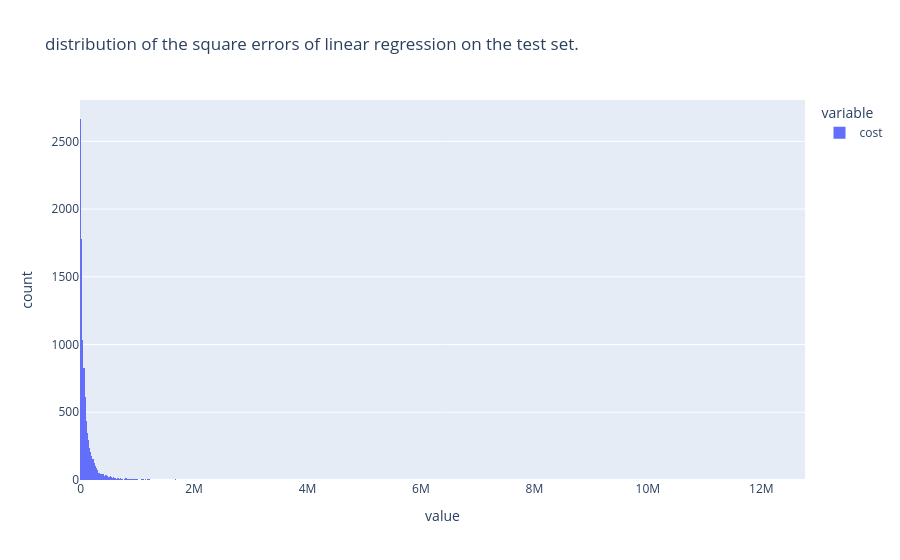

The code cell stored with this chart in its notebook:
### Markdown cell above
> 💡 **Uitleg**
>
> Van binnen naar buiten lezen: `np.square(error)` kwadrateert elke fout → `np.mean` neemt het gemiddelde (= MSE) → `np.sqrt` neemt de wortel (= RMSE). Door de wortel zit je weer in **euro's** in plaats van "euro²". De RMSE is altijd ≥ de MAE; hoe groter het verschil, hoe meer grote uitschieters er in de fouten zitten.

### Code cell
px.histogram(np.square(error), title="distribution of the square errors of linear regression on the test set.")

### Figure 1 — Plotly figure (JSON) as saved in the notebook; plotly's stock layout.template omitted (floating-point values rounded to 4 significant figures; data arrays with more than 128 entries replaced by an {"elided": "..."} marker saying what was removed)
{"data": [{"bingroup": "x", "hovertemplate": "variable=cost<br>value=%{x}<br>count=%{y}<extra></extra>", "legendgroup": "cost", "marker": {"color": "#636efa", "pattern": {"shape": ""}}, "name": "cost", "orientation": "v", "showlegend": true, "x": {"elided": "10000 float values"}, "xaxis": "x", "yaxis": "y", "type": "histogram"}], "layout": {"xaxis": {"anchor": "y", "domain": [0.0, 1.0], "title": {"text": "value"}}, "yaxis": {"anchor": "x", "domain": [0.0, 1.0], "title": {"text": "count"}}, "legend": {"title": {"text": "variable"}, "tracegroupgap": 0}, "title": {"text": "distribution of the square errors of linear regression on the test set."}, "barmode": "relative"}}
